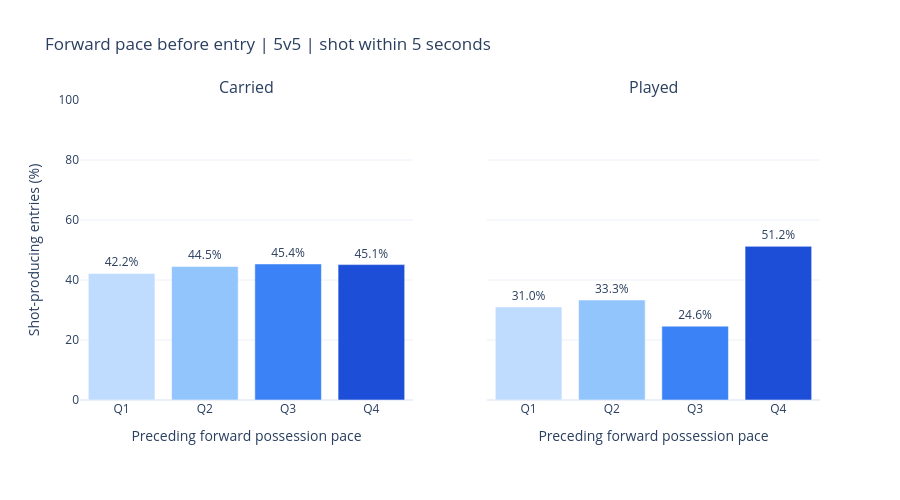

The code cell stored with this chart in its notebook:
### Markdown cell above
## 4.5. Display entry outcomes

### Code cell
QUARTILE_COLORS = ["#bfdbfe", "#93c5fd", "#3b82f6", "#1d4ed8"]


def entry_outcomes_figure(summary, boundaries):
    figure = make_subplots(
        rows=1, cols=2, subplot_titles=ENTRY_TYPES, shared_yaxes=True
    )
    band_count = len(boundaries)
    for column, entry_type in enumerate(ENTRY_TYPES, start=1):
        # Missing groups appear as gaps, never zero-percent results.
        bars = summary.loc[summary["entry_type"].eq(entry_type)].set_index("quartile")
        bars = bars.reindex(range(1, band_count + 1))
        figure.add_trace(
            go.Bar(
                x=[f"Q{q}" for q in bars.index],
                y=bars["shot_pct"],
                marker_color=QUARTILE_COLORS[:band_count],
                showlegend=False,
                text=[
                    f"{value:.1f}%" if pd.notna(value) else ""
                    for value in bars["shot_pct"]
                ],
                textposition="outside",
                cliponaxis=False,
                customdata=bars[
                    [
                        "entries",
                        "successes",
                        "games",
                        "lower_pace_ft_s",
                        "upper_pace_ft_s",
                        "median_pace_ft_s",
                    ]
                ].to_numpy(),
                hovertemplate=(
                    "%{x}<br>Shot-producing entries: %{y:.1f}%"
                    "<br>Entries: %{customdata[0]:.0f}"
                    "<br>Successful entries: %{customdata[1]:.0f}"
                    "<br>Games: %{customdata[2]:.0f}"
                    "<br>Pace range: %{customdata[3]:.2f}"
                    " to %{customdata[4]:.2f} ft/s"
                    "<br>Median pace: %{customdata[5]:.1f} ft/s<extra></extra>"
                ),
            ),
            row=1,
            col=column,
        )
    if summary.empty:
        note = "No data: no assigned pace bands with complete follow-up."
    elif band_count < 4:
        note = f"Only {band_count} bands: ties prevent four quartiles."
    else:
        note = None
    if note:
        figure.add_annotation(
            text=note, x=0.5, y=-0.30, xref="paper", yref="paper", showarrow=False
        )
    figure.update_layout(
        title=(
            f"Forward pace before entry | 5v5 | shot within {OUTCOME_SECONDS} seconds"
        ),
        template="plotly_white",
        height=500,
        margin=dict(t=100, b=100),
    )
    figure.update_xaxes(
        title_text="Preceding forward possession pace",
        categoryorder="array",
        categoryarray=["Q1", "Q2", "Q3", "Q4"],
    )
    figure.update_yaxes(
        range=[0, 100], title_text="Shot-producing entries (%)", row=1, col=1
    )
    figure.update_yaxes(range=[0, 100], row=1, col=2)
    return figure


forward_pace_figure = entry_outcomes_figure(entry_summary, quartile_boundaries)
forward_pace_figure.show()

### Figure 1 — Plotly figure (JSON) as saved in the notebook; plotly's stock layout.template omitted (floating-point values rounded to 4 significant figures)
{"data": [{"cliponaxis": false, "customdata": [[531, 224, 34, 0, 10.49, 8], [537, 239, 34, 10.49, 14.77, 12.43], [527, 239, 34, 14.77, 19.6, 17], [503, 227, 34, 19.6, 182, 23.25]], "hovertemplate": "%{x}<br>Shot-producing entries: %{y:.1f}%<br>Entries: %{customdata[0]:.0f}<br>Successful entries: %{customdata[1]:.0f}<br>Games: %{customdata[2]:.0f}<br>Pace range: %{customdata[3]:.2f} to %{customdata[4]:.2f} ft/s<br>Median pace: %{customdata[5]:.1f} ft/s<extra></extra>", "marker": {"color": ["#bfdbfe", "#93c5fd", "#3b82f6", "#1d4ed8"]}, "showlegend": false, "text": ["42.2%", "44.5%", "45.4%", "45.1%"], "textposition": "outside", "type": "bar", "x": ["Q1", "Q2", "Q3", "Q4"], "xaxis": "x", "y": [42.18, 44.51, 45.35, 45.13], "yaxis": "y"}, {"cliponaxis": false, "customdata": [[58, 18, 30, 0, 10.49, 8.216], [51, 17, 20, 10.49, 14.77, 13.12], [65, 16, 30, 14.77, 19.6, 17.14], [82, 42, 29, 19.6, 182, 25.97]], "hovertemplate": "%{x}<br>Shot-producing entries: %{y:.1f}%<br>Entries: %{customdata[0]:.0f}<br>Successful entries: %{customdata[1]:.0f}<br>Games: %{customdata[2]:.0f}<br>Pace range: %{customdata[3]:.2f} to %{customdata[4]:.2f} ft/s<br>Median pace: %{customdata[5]:.1f} ft/s<extra></extra>", "marker": {"color": ["#bfdbfe", "#93c5fd", "#3b82f6", "#1d4ed8"]}, "showlegend": false, "text": ["31.0%", "33.3%", "24.6%", "51.2%"], "textposition": "outside", "type": "bar", "x": ["Q1", "Q2", "Q3", "Q4"], "xaxis": "x2", "y": [31.03, 33.33, 24.62, 51.22], "yaxis": "y2"}], "layout": {"annotations": [{"font": {"size": 16}, "showarrow": false, "text": "Carried", "x": 0.225, "xanchor": "center", "xref": "paper", "y": 1, "yanchor": "bottom", "yref": "paper"}, {"font": {"size": 16}, "showarrow": false, "text": "Played", "x": 0.775, "xanchor": "center", "xref": "paper", "y": 1, "yanchor": "bottom", "yref": "paper"}], "height": 500, "margin": {"b": 100, "t": 100}, "title": {"text": "Forward pace before entry | 5v5 | shot within 5 seconds"}, "xaxis": {"anchor": "y", "categoryarray": ["Q1", "Q2", "Q3", "Q4"], "categoryorder": "array", "domain": [0, 0.45], "title": {"text": "Preceding forward possession pace"}}, "xaxis2": {"anchor": "y2", "categoryarray": ["Q1", "Q2", "Q3", "Q4"], "categoryorder": "array", "domain": [0.55, 1], "title": {"text": "Preceding forward possession pace"}}, "yaxis": {"anchor": "x", "domain": [0, 1], "range": [0, 100], "title": {"text": "Shot-producing entries (%)"}}, "yaxis2": {"anchor": "x2", "domain": [0, 1], "matches": "y", "range": [0, 100], "showticklabels": false}}}
